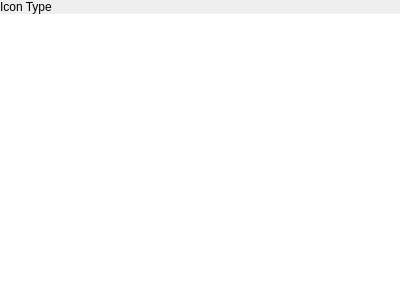
<?xml version="1.0" encoding="UTF-8"?>
<ui version="4.0">
 <class>GamepadButtonIconSelectionDialog</class>
 <widget class="QWidget" name="GamepadButtonIconSelectionDialog">
  <property name="geometry">
   <rect>
    <x>0</x>
    <y>0</y>
    <width>400</width>
    <height>300</height>
   </rect>
  </property>
  <property name="windowTitle">
   <string>Form</string>
  </property>
  <layout class="QVBoxLayout" name="verticalLayout">
   <property name="spacing">
    <number>0</number>
   </property>
   <property name="leftMargin">
    <number>0</number>
   </property>
   <property name="topMargin">
    <number>0</number>
   </property>
   <property name="rightMargin">
    <number>0</number>
   </property>
   <property name="bottomMargin">
    <number>0</number>
   </property>
   <item>
    <widget class="tTitleLabel" name="titleLabel">
     <property name="text">
      <string>Icon Type</string>
     </property>
    </widget>
   </item>
   <item>
    <layout class="QHBoxLayout" name="horizontalLayout_2">
     <item>
      <widget class="QListWidget" name="optionsWidget">
       <property name="frameShape">
        <enum>QFrame::NoFrame</enum>
       </property>
      </widget>
     </item>
    </layout>
   </item>
   <item>
    <widget class="GamepadHud" name="gamepadHud" native="true"/>
   </item>
  </layout>
 </widget>
 <customwidgets>
  <customwidget>
   <class>GamepadHud</class>
   <extends>QWidget</extends>
   <header location="global">gamepadhud.h</header>
   <container>1</container>
  </customwidget>
  <customwidget>
   <class>tTitleLabel</class>
   <extends>QLabel</extends>
   <header location="global">ttitlelabel.h</header>
   <slots>
    <signal>backButtonClicked()</signal>
   </slots>
  </customwidget>
 </customwidgets>
 <resources/>
 <connections/>
</ui>
